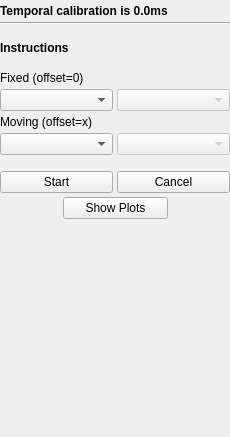
<?xml version="1.0" encoding="UTF-8"?>
<ui version="4.0">
 <class>TemporalCalibrationToolbox</class>
 <widget class="QWidget" name="TemporalCalibrationToolbox">
  <property name="geometry">
   <rect>
    <x>0</x>
    <y>0</y>
    <width>230</width>
    <height>437</height>
   </rect>
  </property>
  <property name="minimumSize">
   <size>
    <width>230</width>
    <height>150</height>
   </size>
  </property>
  <property name="maximumSize">
   <size>
    <width>230</width>
    <height>16777215</height>
   </size>
  </property>
  <property name="windowTitle">
   <string>Temporal Calibration</string>
  </property>
  <layout class="QVBoxLayout" name="verticalLayout">
   <property name="spacing">
    <number>4</number>
   </property>
   <property name="leftMargin">
    <number>0</number>
   </property>
   <property name="topMargin">
    <number>4</number>
   </property>
   <property name="rightMargin">
    <number>0</number>
   </property>
   <property name="bottomMargin">
    <number>4</number>
   </property>
   <item>
    <widget class="QLabel" name="label_State">
     <property name="font">
      <font>
       <weight>75</weight>
       <bold>true</bold>
      </font>
     </property>
     <property name="text">
      <string>Temporal calibration is 0.0ms</string>
     </property>
     <property name="wordWrap">
      <bool>true</bool>
     </property>
    </widget>
   </item>
   <item>
    <widget class="Line" name="line_2">
     <property name="orientation">
      <enum>Qt::Horizontal</enum>
     </property>
    </widget>
   </item>
   <item>
    <spacer name="verticalSpacer_6">
     <property name="orientation">
      <enum>Qt::Vertical</enum>
     </property>
     <property name="sizeType">
      <enum>QSizePolicy::Fixed</enum>
     </property>
     <property name="sizeHint" stdset="0">
      <size>
       <width>158</width>
       <height>12</height>
      </size>
     </property>
    </spacer>
   </item>
   <item>
    <widget class="QLabel" name="label_InstructionsTemporal">
     <property name="font">
      <font>
       <weight>75</weight>
       <bold>true</bold>
      </font>
     </property>
     <property name="text">
      <string>Instructions</string>
     </property>
     <property name="wordWrap">
      <bool>true</bool>
     </property>
    </widget>
   </item>
   <item>
    <spacer name="verticalSpacer_5">
     <property name="orientation">
      <enum>Qt::Vertical</enum>
     </property>
     <property name="sizeType">
      <enum>QSizePolicy::Fixed</enum>
     </property>
     <property name="sizeHint" stdset="0">
      <size>
       <width>158</width>
       <height>12</height>
      </size>
     </property>
    </spacer>
   </item>
   <item>
    <layout class="QGridLayout" name="gridLayout">
     <item row="0" column="0">
      <widget class="QLabel" name="label_FixedSeries">
       <property name="sizePolicy">
        <sizepolicy hsizetype="Minimum" vsizetype="Preferred">
         <horstretch>0</horstretch>
         <verstretch>0</verstretch>
        </sizepolicy>
       </property>
       <property name="text">
        <string>Fixed (offset=0)</string>
       </property>
      </widget>
     </item>
     <item row="2" column="0">
      <widget class="QLabel" name="label_MovingSeries">
       <property name="sizePolicy">
        <sizepolicy hsizetype="Minimum" vsizetype="Preferred">
         <horstretch>0</horstretch>
         <verstretch>0</verstretch>
        </sizepolicy>
       </property>
       <property name="text">
        <string>Moving (offset=x)</string>
       </property>
      </widget>
     </item>
     <item row="1" column="1">
      <widget class="QComboBox" name="comboBox_FixedSourceValue">
       <property name="enabled">
        <bool>false</bool>
       </property>
      </widget>
     </item>
     <item row="3" column="1">
      <widget class="QComboBox" name="comboBox_MovingSourceValue">
       <property name="enabled">
        <bool>false</bool>
       </property>
      </widget>
     </item>
     <item row="1" column="0">
      <widget class="QComboBox" name="comboBox_FixedChannelValue">
       <property name="sizePolicy">
        <sizepolicy hsizetype="Preferred" vsizetype="Fixed">
         <horstretch>0</horstretch>
         <verstretch>0</verstretch>
        </sizepolicy>
       </property>
      </widget>
     </item>
     <item row="3" column="0">
      <widget class="QComboBox" name="comboBox_MovingChannelValue"/>
     </item>
    </layout>
   </item>
   <item>
    <spacer name="verticalSpacer">
     <property name="orientation">
      <enum>Qt::Vertical</enum>
     </property>
     <property name="sizeType">
      <enum>QSizePolicy::Fixed</enum>
     </property>
     <property name="sizeHint" stdset="0">
      <size>
       <width>20</width>
       <height>12</height>
      </size>
     </property>
    </spacer>
   </item>
   <item>
    <layout class="QHBoxLayout" name="horizontalLayout_5">
     <property name="spacing">
      <number>4</number>
     </property>
     <item>
      <widget class="QPushButton" name="pushButton_StartTemporal">
       <property name="sizePolicy">
        <sizepolicy hsizetype="Minimum" vsizetype="Fixed">
         <horstretch>0</horstretch>
         <verstretch>0</verstretch>
        </sizepolicy>
       </property>
       <property name="minimumSize">
        <size>
         <width>0</width>
         <height>0</height>
        </size>
       </property>
       <property name="maximumSize">
        <size>
         <width>16777215</width>
         <height>16777215</height>
        </size>
       </property>
       <property name="text">
        <string>Start</string>
       </property>
      </widget>
     </item>
     <item>
      <widget class="QPushButton" name="pushButton_CancelTemporal">
       <property name="text">
        <string>Cancel</string>
       </property>
      </widget>
     </item>
    </layout>
   </item>
   <item>
    <layout class="QHBoxLayout" name="horizontalLayout">
     <property name="spacing">
      <number>4</number>
     </property>
     <item>
      <spacer name="horizontalSpacer_2">
       <property name="orientation">
        <enum>Qt::Horizontal</enum>
       </property>
       <property name="sizeHint" stdset="0">
        <size>
         <width>40</width>
         <height>20</height>
        </size>
       </property>
      </spacer>
     </item>
     <item>
      <widget class="QPushButton" name="pushButton_ShowPlots">
       <property name="minimumSize">
        <size>
         <width>105</width>
         <height>0</height>
        </size>
       </property>
       <property name="text">
        <string>Show Plots</string>
       </property>
       <property name="checkable">
        <bool>true</bool>
       </property>
      </widget>
     </item>
     <item>
      <spacer name="horizontalSpacer">
       <property name="orientation">
        <enum>Qt::Horizontal</enum>
       </property>
       <property name="sizeHint" stdset="0">
        <size>
         <width>40</width>
         <height>20</height>
        </size>
       </property>
      </spacer>
     </item>
    </layout>
   </item>
   <item>
    <spacer name="verticalSpacer_2">
     <property name="orientation">
      <enum>Qt::Vertical</enum>
     </property>
     <property name="sizeHint" stdset="0">
      <size>
       <width>158</width>
       <height>40</height>
      </size>
     </property>
    </spacer>
   </item>
  </layout>
 </widget>
 <layoutdefault spacing="4" margin="4"/>
 <resources>
  <include location="../fCal.qrc"/>
 </resources>
 <connections/>
</ui>
